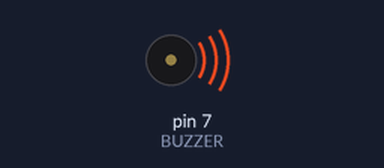
This sketch was run on a simulated Arduino Uno, built with avr-gcc and run on an emulated ATmega328P. Parts: buzzer (waves = sounding, pin HIGH).

Above: at 0.05 s.
Timing chart, 0 to 3.0 s (numbered marks = the images above):
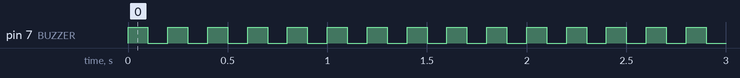

The sketch:

buzzer.ino
```cpp
int BUZZER = 7;

void setup() {
  pinMode(BUZZER, OUTPUT);
}

void loop() {
  digitalWrite(BUZZER, HIGH);
  delay(100);
  digitalWrite(BUZZER, LOW);
  delay(100);
}
```

Measured:
- by itself, pin 7 (BUZZER): alternates HIGH for 0.10 s and LOW for 0.10 s
